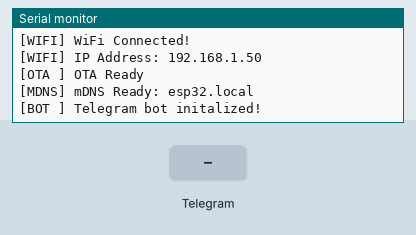
Bench run of a program on a simulated ESP32-S3. Parts: the last lines printed to the serial monitor. The inputs (shaded band) are chosen by the test bench. WiFi joins after 1.5 s; servers stay silent unless stated; not simulated (calls return 0 or success): secrets.h.

Above: at 2.7 s.
2.8 s: Telegram message "/start" received
At 4.2 s:
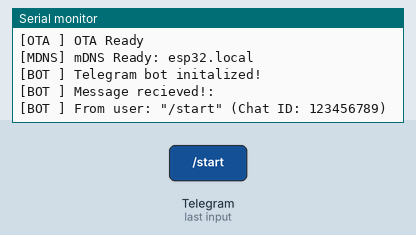
4.5 s: Telegram message "/arm" received
At 5.6 s:
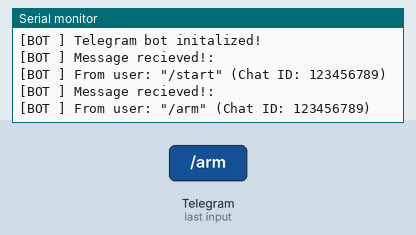
6.0 s: Telegram message "/disarm" received
At 6.8 s:
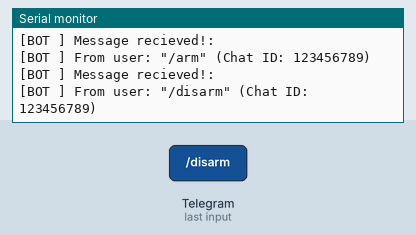
7.5 s: Telegram message "/status" received
At 8.0 s:
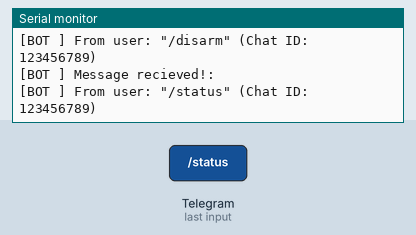
9.0 s: Telegram message "/enable" received
At 10.2 s:
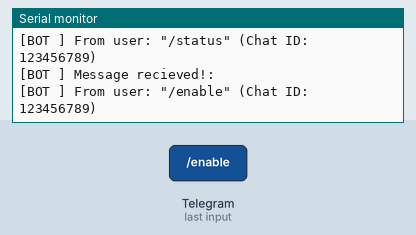
10.5 s: Telegram message "/" received
At 11.7 s:
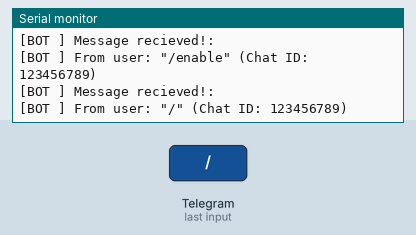

Measured:
- after the input at 2.8 s, the serial monitor: prints a new line after 0.21 s (image 1)
- after the input at 4.5 s, the serial monitor: prints a new line at once (image 2)
- after the input at 6.0 s, the serial monitor: prints a new line at once (image 3)
- after the input at 7.5 s, the serial monitor: prints a new line at once (image 4)
- after the input at 9.0 s, the serial monitor: prints a new line at once (image 5)
- after the input at 10.5 s, the serial monitor: prints a new line at once (image 6)

The program:

main.cpp
```cpp
#include "config.h"
#include "secrets.h"
#include "telegram_helpers.h"
#include "wifi_helpers.h"

WiFiService wifi;
mDNSService mdns;
OTAService ota;
TelegramService telegram;

void setup()
{
	Serial.begin(115200);
	Serial.write("\n");

	Serial.print("[WIFI] Connecting to WiFi");
	if (wifi.connect(WIFI_SSID, WIFI_PASS) == 0)
	{
		Serial.println("\n[WIFI] WiFi Connected!");
		Serial.print("[WIFI] IP Address: ");
		Serial.println(WiFi.localIP());
	}
	else
	{
		Serial.println("\n[WIFI] WiFi Failed to Connect. Rebooting...");
		ESP.restart();
	}

	ota.init(OTA_HOSTNAME, OTA_PASS);
	Serial.println("[OTA ] OTA Ready");

	if (mdns.init(MDNS_HOSTNAME) == 0)
	{
		Serial.print("[MDNS] mDNS Ready: ");
		Serial.print(MDNS_HOSTNAME);
		Serial.println(".local");
	}
	else
	{
		Serial.println("[MDNS] Initialization failed!");
	}

	telegram.init(BOT_TOKEN);
	Serial.println("[BOT ] Telegram bot initalized!");
}

void loop()
{
	ota.handle();

	TelegramMessage msg = telegram.getNextMessage();
	if (msg.chat_id != "" && msg.text != "")
	{
		if(!telegram.resolveCommand(msg.chat_id, msg.text, msg.from))
		{
			Serial.print("[BOT ] Message failed to send!");
		}
	}
}
```

telegram_helpers.h
```cpp
#pragma once
#include "secrets.h"
#include <UniversalTelegramBot.h>
#include <WiFiClientSecure.h>

struct TelegramMessage
{
	String chat_id;
	String text;
	String from;
};

class TelegramService
{
public:
	TelegramService() = default;
	void init(const char *token);
	TelegramMessage getNextMessage();
	bool sendMessage(String chat_id, String message);
	bool resolveCommand(String chat_id, String msg, String user_name);

private:
	WiFiClientSecure client;
	UniversalTelegramBot bot{"", client};
};
```

wifi_helpers.h
```cpp
#pragma once
#include <Arduino.h>
#include <ArduinoOTA.h>
#include <ESPmDNS.h>
#include <WiFi.h>
#include <stdint.h>

class WiFiService
{
public:
	int8_t connect(const char *ssid, const char *pass);
};

class mDNSService
{
public:
	int8_t init(const char *hostname);
};

class OTAService
{
public:
	void init(const char *hostname, const char *pass);
	void handle();
};
```

telegram_helpers.cpp
```cpp
#include "telegram_helpers.h"

void TelegramService::init(const char *token)
{
	client.setCACert(TELEGRAM_CERTIFICATE_ROOT);
	bot = UniversalTelegramBot(token, client);
}

TelegramMessage TelegramService::getNextMessage()
{
	TelegramMessage msg;

	int numNew = bot.getUpdates(bot.last_message_received + 1);
	if (numNew > 0)
	{
		msg.chat_id = bot.messages[0].chat_id;
		msg.text = bot.messages[0].text;
		msg.from = bot.messages[0].from_name;
	}

	return msg;
}

bool TelegramService::sendMessage(String chat_id, String message)
{
	Serial.print("[BOT ] Sending text \"");
	Serial.print(message);
	Serial.print("\" to chat id ");
	Serial.println(chat_id);
	return bot.sendMessage(chat_id, message, "");
}

bool TelegramService::resolveCommand(String chat_id, String msg, String sender_name)
{
	Serial.println("[BOT ] Message recieved!:");
	String tmp = "[BOT ] From ";
	tmp += sender_name;
	tmp += ": \"";
	tmp += msg;
	tmp += "\" (Chat ID: ";
	tmp += chat_id;
	tmp += ")\n";
	Serial.println(tmp);

	if (msg == "/start")
	{
		String welcome = "Welcome, " + sender_name + ".\n";
		welcome += "Use the commands listed below.\n\n";
		welcome += "/arm - ARM the security system\n";
		welcome += "/disarm - DISARM the security system\n";
		welcome += "/status - Check current system status\n";
		welcome += "/enable - Enable a sensor\n";
		welcome += "/disable - Disable a sensor\n";
		welcome += "/enableall - Enable ALL sensors\n";
		welcome += "/disableall - Disable ALL sensors\n";
		welcome += "/config - Change system configurations\n";
		welcome += "/list - List enabled sensors\n";
		welcome += "/setpin - Set new pin for factory reset.\n";
		welcome += "/start - Show this help menu\n";
		return bot.sendMessage(chat_id, welcome, "");
	}
	else if (msg == "/arm")
	{
		// Set arm on here
	}
	else if (msg == "/disarm")
	{
		// Set arm false here
	}
	else if (msg == "/status")
	{
		// Reply with status
	}
	else if (msg == "/enable")
	{
		// Enable here
	}
	// Add more here
	else if (msg.startsWith("/"))
	{
		return bot.sendMessage(chat_id, "Unknown command!", "");
	}

	return true;
}
```

wifi_helpers.cpp
```cpp
#include "wifi_helpers.h"

int8_t WiFiService::connect(const char *ssid, const char *pass)
{
	WiFi.mode(WIFI_STA);
	WiFi.begin(ssid, pass);

	for (int8_t i = 0; i < 20; i++)
	{
		if (WiFi.status() == WL_CONNECTED)
		{
			return 0;
		}
		Serial.write(".");
		delay(500);
	}

	return -1;
}

int8_t mDNSService::init(const char *hostname)
{
	if (!MDNS.begin(hostname))
		return -1;
	else
		return 0;
}

void OTAService::init(const char *hostname, const char *pass)
{
	if (hostname != nullptr)
	{
		ArduinoOTA.setHostname(hostname);
	}

	if (pass != nullptr)
	{
		ArduinoOTA.setPassword(pass);
	}

	ArduinoOTA.onStart([]()
					   { Serial.println("OTA Start"); });

	ArduinoOTA.onEnd([]()
					 { Serial.println("\nOTA End"); });

	ArduinoOTA.onProgress([](unsigned int progress, unsigned int total)
						  { Serial.printf("OTA Progress: %u%%\r", (progress * 100) / total); });

	ArduinoOTA.onError([](ota_error_t error)
					   {
		Serial.printf("OTA Error[%u]: ", error);
		if (error == OTA_AUTH_ERROR)
			Serial.println("Auth Failed");
		else if (error == OTA_BEGIN_ERROR)
			Serial.println("Begin Failed");
		else if (error == OTA_CONNECT_ERROR)
			Serial.println("Connect Failed");
		else if (error == OTA_RECEIVE_ERROR)
			Serial.println("Receive Failed");
		else if (error == OTA_END_ERROR)
			Serial.println("End Failed"); });

	ArduinoOTA.begin();
}

void OTAService::handle()
{
	ArduinoOTA.handle();
}
```

config.h
```cpp
#define MDNS_HOSTNAME "esp32" // ping esp32.local

#define OTA_HOSTNAME "esp32" // keep this the same as MDNS_HOSTNAME
#define OTA_PASS "esp32test"
```
